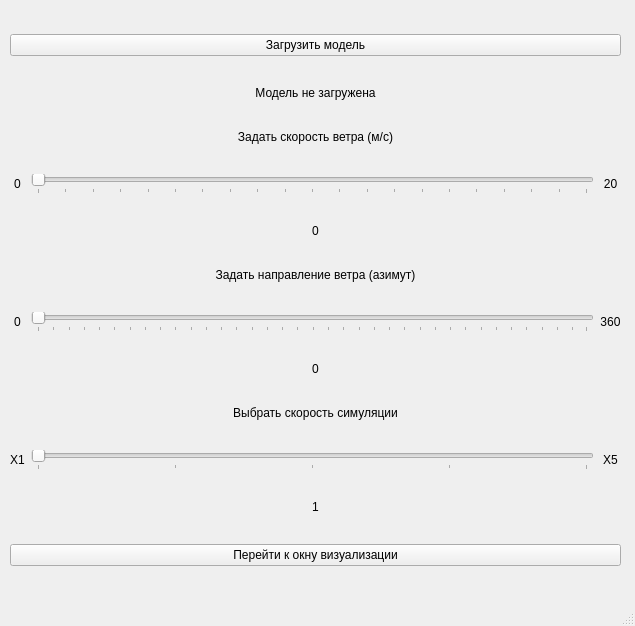
<?xml version="1.0" encoding="UTF-8"?>
<ui version="4.0">
 <class>MainWindow</class>
 <widget class="QMainWindow" name="MainWindow">
  <property name="geometry">
   <rect>
    <x>0</x>
    <y>0</y>
    <width>635</width>
    <height>626</height>
   </rect>
  </property>
  <property name="windowTitle">
   <string>Параметры визуализации</string>
  </property>
  <widget class="QWidget" name="centralwidget">
   <widget class="QWidget" name="gridLayoutWidget">
    <property name="geometry">
     <rect>
      <x>10</x>
      <y>10</y>
      <width>611</width>
      <height>591</height>
     </rect>
    </property>
    <layout class="QGridLayout" name="gridLayout">
     <item row="9" column="2">
      <widget class="QLabel" name="label_11">
       <property name="text">
        <string>X5</string>
       </property>
       <property name="alignment">
        <set>Qt::AlignCenter</set>
       </property>
      </widget>
     </item>
     <item row="9" column="0">
      <widget class="QLabel" name="label_10">
       <property name="text">
        <string>X1</string>
       </property>
       <property name="alignment">
        <set>Qt::AlignCenter</set>
       </property>
      </widget>
     </item>
     <item row="8" column="0" colspan="3">
      <widget class="QLabel" name="label_9">
       <property name="sizePolicy">
        <sizepolicy hsizetype="Expanding" vsizetype="Fixed">
         <horstretch>0</horstretch>
         <verstretch>0</verstretch>
        </sizepolicy>
       </property>
       <property name="text">
        <string>Выбрать скорость симуляции</string>
       </property>
       <property name="alignment">
        <set>Qt::AlignCenter</set>
       </property>
      </widget>
     </item>
     <item row="3" column="0">
      <widget class="QLabel" name="label_2">
       <property name="text">
        <string>0</string>
       </property>
       <property name="alignment">
        <set>Qt::AlignCenter</set>
       </property>
      </widget>
     </item>
     <item row="6" column="2">
      <widget class="QLabel" name="label_7">
       <property name="text">
        <string>360</string>
       </property>
       <property name="alignment">
        <set>Qt::AlignCenter</set>
       </property>
      </widget>
     </item>
     <item row="3" column="2">
      <widget class="QLabel" name="label_3">
       <property name="text">
        <string>20</string>
       </property>
       <property name="alignment">
        <set>Qt::AlignCenter</set>
       </property>
      </widget>
     </item>
     <item row="11" column="0" colspan="3">
      <widget class="QPushButton" name="simulation_start_button">
       <property name="text">
        <string>Перейти к окну визуализации</string>
       </property>
      </widget>
     </item>
     <item row="9" column="1">
      <widget class="QSlider" name="sim_speed_slider">
       <property name="minimum">
        <number>1</number>
       </property>
       <property name="maximum">
        <number>5</number>
       </property>
       <property name="sliderPosition">
        <number>1</number>
       </property>
       <property name="orientation">
        <enum>Qt::Horizontal</enum>
       </property>
       <property name="tickPosition">
        <enum>QSlider::TicksBelow</enum>
       </property>
       <property name="tickInterval">
        <number>1</number>
       </property>
      </widget>
     </item>
     <item row="7" column="0" colspan="3">
      <widget class="QLabel" name="wind_angle_label">
       <property name="sizePolicy">
        <sizepolicy hsizetype="Preferred" vsizetype="Fixed">
         <horstretch>0</horstretch>
         <verstretch>0</verstretch>
        </sizepolicy>
       </property>
       <property name="text">
        <string>0</string>
       </property>
       <property name="alignment">
        <set>Qt::AlignCenter</set>
       </property>
      </widget>
     </item>
     <item row="3" column="1">
      <widget class="QSlider" name="wind_speed_slider">
       <property name="minimum">
        <number>0</number>
       </property>
       <property name="maximum">
        <number>20</number>
       </property>
       <property name="sliderPosition">
        <number>0</number>
       </property>
       <property name="orientation">
        <enum>Qt::Horizontal</enum>
       </property>
       <property name="tickPosition">
        <enum>QSlider::TicksBelow</enum>
       </property>
       <property name="tickInterval">
        <number>1</number>
       </property>
      </widget>
     </item>
     <item row="0" column="0" colspan="3">
      <widget class="QPushButton" name="load_model_button">
       <property name="text">
        <string>Загрузить модель</string>
       </property>
      </widget>
     </item>
     <item row="6" column="0">
      <widget class="QLabel" name="label_6">
       <property name="text">
        <string>0</string>
       </property>
       <property name="alignment">
        <set>Qt::AlignCenter</set>
       </property>
      </widget>
     </item>
     <item row="4" column="0" colspan="3">
      <widget class="QLabel" name="wind_speed_label">
       <property name="enabled">
        <bool>true</bool>
       </property>
       <property name="sizePolicy">
        <sizepolicy hsizetype="Preferred" vsizetype="Fixed">
         <horstretch>0</horstretch>
         <verstretch>0</verstretch>
        </sizepolicy>
       </property>
       <property name="text">
        <string>0</string>
       </property>
       <property name="alignment">
        <set>Qt::AlignCenter</set>
       </property>
      </widget>
     </item>
     <item row="5" column="0" colspan="3">
      <widget class="QLabel" name="label_5">
       <property name="sizePolicy">
        <sizepolicy hsizetype="Expanding" vsizetype="Fixed">
         <horstretch>0</horstretch>
         <verstretch>0</verstretch>
        </sizepolicy>
       </property>
       <property name="text">
        <string>Задать направление ветра (азимут)</string>
       </property>
       <property name="alignment">
        <set>Qt::AlignCenter</set>
       </property>
      </widget>
     </item>
     <item row="10" column="0" colspan="3">
      <widget class="QLabel" name="sim_speed_label">
       <property name="sizePolicy">
        <sizepolicy hsizetype="Preferred" vsizetype="Fixed">
         <horstretch>0</horstretch>
         <verstretch>0</verstretch>
        </sizepolicy>
       </property>
       <property name="text">
        <string>1</string>
       </property>
       <property name="alignment">
        <set>Qt::AlignCenter</set>
       </property>
      </widget>
     </item>
     <item row="2" column="0" colspan="3">
      <widget class="QLabel" name="label">
       <property name="sizePolicy">
        <sizepolicy hsizetype="Expanding" vsizetype="Fixed">
         <horstretch>0</horstretch>
         <verstretch>0</verstretch>
        </sizepolicy>
       </property>
       <property name="text">
        <string>Задать скорость ветра (м/с)</string>
       </property>
       <property name="alignment">
        <set>Qt::AlignCenter</set>
       </property>
      </widget>
     </item>
     <item row="6" column="1">
      <widget class="QSlider" name="wind_angle_slider">
       <property name="minimum">
        <number>0</number>
       </property>
       <property name="maximum">
        <number>359</number>
       </property>
       <property name="sliderPosition">
        <number>0</number>
       </property>
       <property name="orientation">
        <enum>Qt::Horizontal</enum>
       </property>
       <property name="tickPosition">
        <enum>QSlider::TicksBelow</enum>
       </property>
       <property name="tickInterval">
        <number>10</number>
       </property>
      </widget>
     </item>
     <item row="1" column="0" colspan="3">
      <widget class="QLabel" name="loaded_model_name">
       <property name="sizePolicy">
        <sizepolicy hsizetype="Preferred" vsizetype="Fixed">
         <horstretch>0</horstretch>
         <verstretch>0</verstretch>
        </sizepolicy>
       </property>
       <property name="text">
        <string>Модель не загружена</string>
       </property>
       <property name="alignment">
        <set>Qt::AlignCenter</set>
       </property>
      </widget>
     </item>
    </layout>
   </widget>
  </widget>
  <widget class="QStatusBar" name="statusbar"/>
  <action name="load_model_action">
   <property name="text">
    <string>Загрузить</string>
   </property>
  </action>
  <action name="sim_start">
   <property name="text">
    <string>Начать</string>
   </property>
  </action>
  <action name="set_wind_action">
   <property name="text">
    <string>Задать ветер</string>
   </property>
  </action>
  <action name="set_speed_action">
   <property name="text">
    <string>Задать скорость симуляции</string>
   </property>
  </action>
 </widget>
 <resources/>
 <connections/>
</ui>
